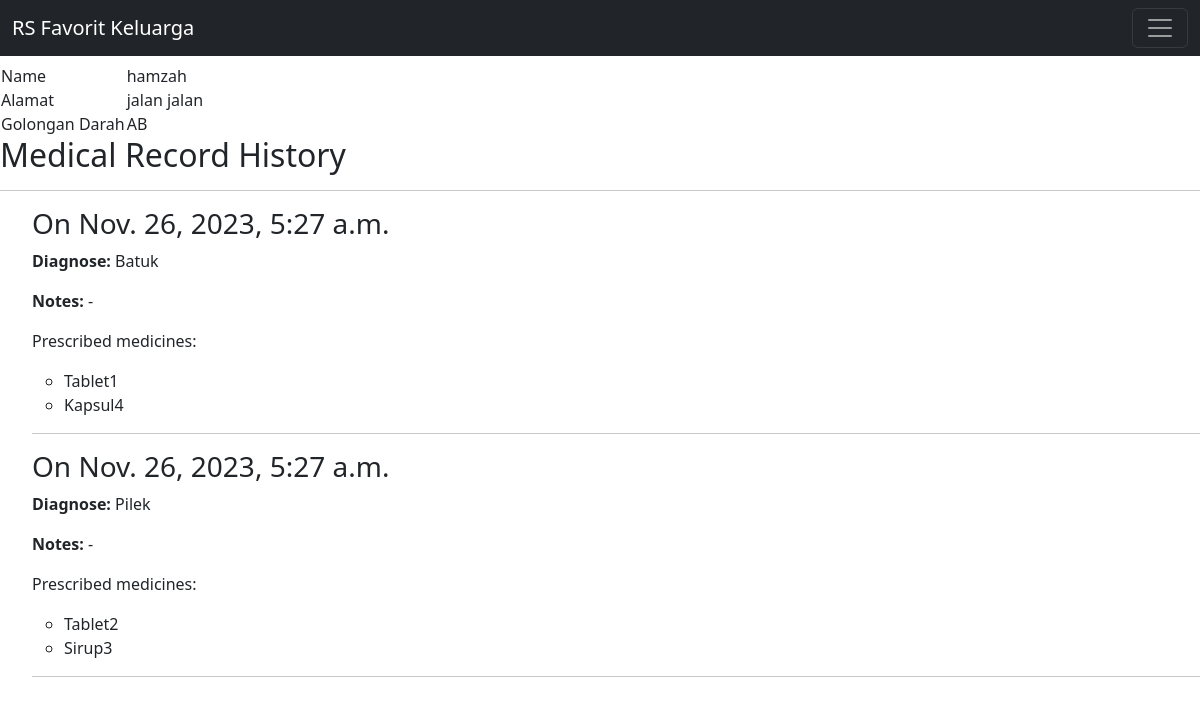
Screenshot of /records/patient/2/ with the database file from the repository.
### records/models.py (models this page shows, shortened)
class PatientProfile(models.Model):
    BLOODTYPE_CHOICES = [
    ("A", "A"),
    ("AB", "AB"),
    ("B", "B"),
    ("O", "O"),
    ('-','None'),
]
    patient_name = models.CharField(max_length=100)
    patient_address = models.TextField(max_length=300)
    Patient_bloodtype = models.CharField(choices=BLOODTYPE_CHOICES,max_length=10)
    patient_age = models.IntegerField(default=0)
    patient_comorbid = models.TextField(default='No Comorbid')
    patient_note = models.TextField(default='None')
    patient_apply = models.DateTimeField(auto_created=True,auto_now=True)
    patient_systol = models.IntegerField(default=120)
    patient_diastol = models.IntegerField(default=80)
    class Meta:
        ordering = ['patient_name']
    def __str__(self) -> str:
        return f"{self.patient_name}"

class PatientRecords(models.Model):
    timestamp = models.DateTimeField(auto_created=True,auto_now=True)
    patient_name = models.ForeignKey(PatientProfile,on_delete=models.SET_NULL,blank=True,null=True)
    diagnose = models.TextField(max_length=300)
    prescription = models.ManyToManyField('MedCabinet')
    notes = models.TextField(max_length=300)
    follow_up = models.DateTimeField(auto_now=True)
    class Meta:
        ordering = ['timestamp']
    def __str__(self) -> str:
        return f"Records {self.patient_name} on {self.timestamp}"

class MedCabinet(models.Model):
    medicine_name = models.CharField(max_length=200)
    dose = models.TextField(max_length=10)
    description = models.TextField(max_length=300)
    stock = models.IntegerField()

### records/views.py (the view)
# urls.py: path('patient/<int:pk>/',views.PatientDetail.as_view(),name='patient_detail'),
class PatientDetail(DetailView):
    model = PatientProfile
    def get_context_data(self, **kwargs):
        context = super().get_context_data(**kwargs)
        patient_records = PatientRecords.objects.filter(patient_name=self.object)
        for record in patient_records:
            record.prescriptions = record.prescription.all()
        context['patient_records'] = patient_records
        print(context['patient_records'])
        return context

### records/templates/records/patientprofile_detail.html (shortened to what this page needs)
{% extends 'base.html' %}
{% block content %}
<div>
    <table style="align-items: center;align-self: flex-end;">
        <tr>
            <td>Name</td>
            <td> {{ patientprofile.patient_name }}</td>
        </tr>
        <tr>
            <td> Alamat </td>
            <td> {{ patientprofile.patient_address }}</td>
        </tr>
        <tr>
            <td> Golongan Darah </td>
            <td> {{ patientprofile.Patient_bloodtype }}</td>
        </tr>
    </table>
</div>
<div>
    <h2>Medical Record History</h2>
    <hr>
    {% if patient_records %}
    <ul>
        {% for record in patient_records %}
        <h3>On {{ record.timestamp }}</h3>
        <p><b>Diagnose:</b> {{ record.diagnose }}</p>
        <p><b>Notes:</b> {{ record.notes }}</p>
        <p>Prescribed medicines:</p>
        <ul>
        {% for medicine in record.prescriptions %}
            <li>{{ medicine.medicine_name }}</li>
        {% endfor %}
        </ul>
        <hr>
    {% endfor %}
    </ul>
    {% else %}
    <p>There are no record to Show</p>
    {% endif %}
</div>
{% endblock %}

### templates/base.html (shortened to what this page needs)
<html lang="en">
<head>
    <link href="https://cdn.jsdelivr.net/npm/bootstrap@5.3.2/dist/css/bootstrap.min.css" rel="stylesheet">
</head>
<body>
    <nav class="navbar navbar-dark bg-dark" aria-label="First navbar example">
        <div class="container-fluid">
          <a class="navbar-brand" href="#">RS Favorit Keluarga</a>
          <button class="navbar-toggler collapsed" type="button" data-bs-toggle="collapse" data-bs-target="#navbarsExample01" aria-controls="navbarsExample01" aria-expanded="false" aria-label="Toggle navigation">
            <span class="navbar-toggler-icon"></span>
          </button>
        </div>
      </nav>
    {% block content %}
    {% endblock %}
</body>
</html>

### rows the page displays
PatientProfile: patient_name "hamzah", patient_address "jalan jalan", Patient_bloodtype "AB"
PatientRecords: timestamp "Nov. 26, 2023, 5:27 a.m.", diagnose "Batuk", notes "-"
MedCabinet: medicine_name "Tablet1"
MedCabinet: medicine_name "Kapsul4"
PatientRecords: timestamp "Nov. 26, 2023, 5:27 a.m.", diagnose "Pilek", notes "-"
MedCabinet: medicine_name "Tablet2"
MedCabinet: medicine_name "Sirup3"
